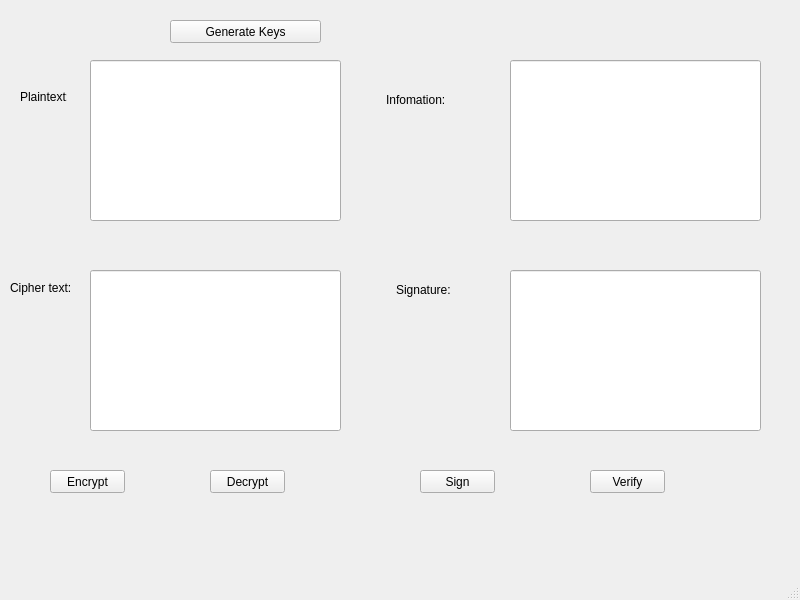
<?xml version="1.0" encoding="UTF-8"?>
<ui version="4.0">
 <class>MainWindow</class>
 <widget class="QMainWindow" name="MainWindow">
  <property name="geometry">
   <rect>
    <x>0</x>
    <y>0</y>
    <width>800</width>
    <height>600</height>
   </rect>
  </property>
  <property name="windowTitle">
   <string>MainWindow</string>
  </property>
  <widget class="QWidget" name="centralwidget">
   <widget class="QPushButton" name="btn_decrypt">
    <property name="geometry">
     <rect>
      <x>210</x>
      <y>470</y>
      <width>75</width>
      <height>23</height>
     </rect>
    </property>
    <property name="text">
     <string>Decrypt</string>
    </property>
   </widget>
   <widget class="QPushButton" name="btn_encrypt">
    <property name="geometry">
     <rect>
      <x>50</x>
      <y>470</y>
      <width>75</width>
      <height>23</height>
     </rect>
    </property>
    <property name="text">
     <string>Encrypt</string>
    </property>
   </widget>
   <widget class="QPushButton" name="btn_sign">
    <property name="geometry">
     <rect>
      <x>420</x>
      <y>470</y>
      <width>75</width>
      <height>23</height>
     </rect>
    </property>
    <property name="text">
     <string>Sign</string>
    </property>
   </widget>
   <widget class="QPushButton" name="btn_verify">
    <property name="geometry">
     <rect>
      <x>590</x>
      <y>470</y>
      <width>75</width>
      <height>23</height>
     </rect>
    </property>
    <property name="text">
     <string>Verify</string>
    </property>
   </widget>
   <widget class="QLineEdit" name="txt_plaintext">
    <property name="geometry">
     <rect>
      <x>90</x>
      <y>60</y>
      <width>251</width>
      <height>161</height>
     </rect>
    </property>
   </widget>
   <widget class="QLineEdit" name="txt_infomation">
    <property name="geometry">
     <rect>
      <x>510</x>
      <y>60</y>
      <width>251</width>
      <height>161</height>
     </rect>
    </property>
   </widget>
   <widget class="QLineEdit" name="txt_ciphertext">
    <property name="geometry">
     <rect>
      <x>90</x>
      <y>270</y>
      <width>251</width>
      <height>161</height>
     </rect>
    </property>
   </widget>
   <widget class="QLineEdit" name="txt_signature">
    <property name="geometry">
     <rect>
      <x>510</x>
      <y>270</y>
      <width>251</width>
      <height>161</height>
     </rect>
    </property>
   </widget>
   <widget class="QLabel" name="label">
    <property name="geometry">
     <rect>
      <x>20</x>
      <y>90</y>
      <width>47</width>
      <height>13</height>
     </rect>
    </property>
    <property name="text">
     <string>Plaintext:</string>
    </property>
   </widget>
   <widget class="QLabel" name="label_2">
    <property name="geometry">
     <rect>
      <x>386</x>
      <y>90</y>
      <width>71</width>
      <height>20</height>
     </rect>
    </property>
    <property name="text">
     <string>Infomation:</string>
    </property>
   </widget>
   <widget class="QLabel" name="label_3">
    <property name="geometry">
     <rect>
      <x>396</x>
      <y>280</y>
      <width>61</width>
      <height>20</height>
     </rect>
    </property>
    <property name="text">
     <string>Signature: </string>
    </property>
   </widget>
   <widget class="QLabel" name="label_4">
    <property name="geometry">
     <rect>
      <x>10</x>
      <y>280</y>
      <width>61</width>
      <height>16</height>
     </rect>
    </property>
    <property name="text">
     <string>Cipher text:</string>
    </property>
   </widget>
   <widget class="QPushButton" name="btn_gen_keys">
    <property name="geometry">
     <rect>
      <x>170</x>
      <y>20</y>
      <width>151</width>
      <height>23</height>
     </rect>
    </property>
    <property name="text">
     <string>Generate Keys</string>
    </property>
   </widget>
  </widget>
  <widget class="QMenuBar" name="menubar">
   <property name="geometry">
    <rect>
     <x>0</x>
     <y>0</y>
     <width>800</width>
     <height>21</height>
    </rect>
   </property>
  </widget>
  <widget class="QStatusBar" name="statusbar"/>
 </widget>
 <resources/>
 <connections/>
</ui>
